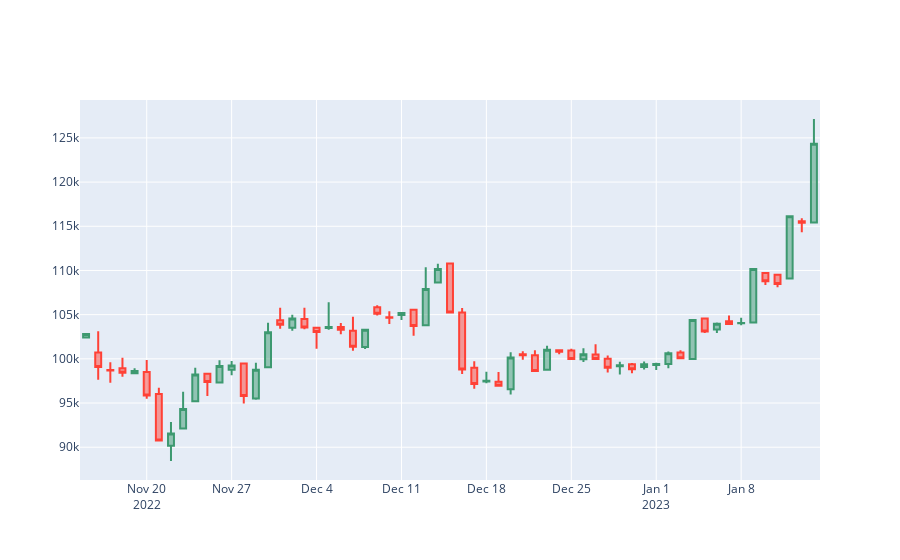

The notebook cell saved with this chart:
### Code cell
fig = go.Figure(data=[go.Candlestick(x=candlestick_data['date'],
                open=candlestick_data['Price']['first'], 
                high=candlestick_data['Price']['max'],
                low=candlestick_data['Price']['min'], 
                close=candlestick_data['Price']['last'])
                ])

fig.update_layout(xaxis_rangeslider_visible=False)

fig.show()
